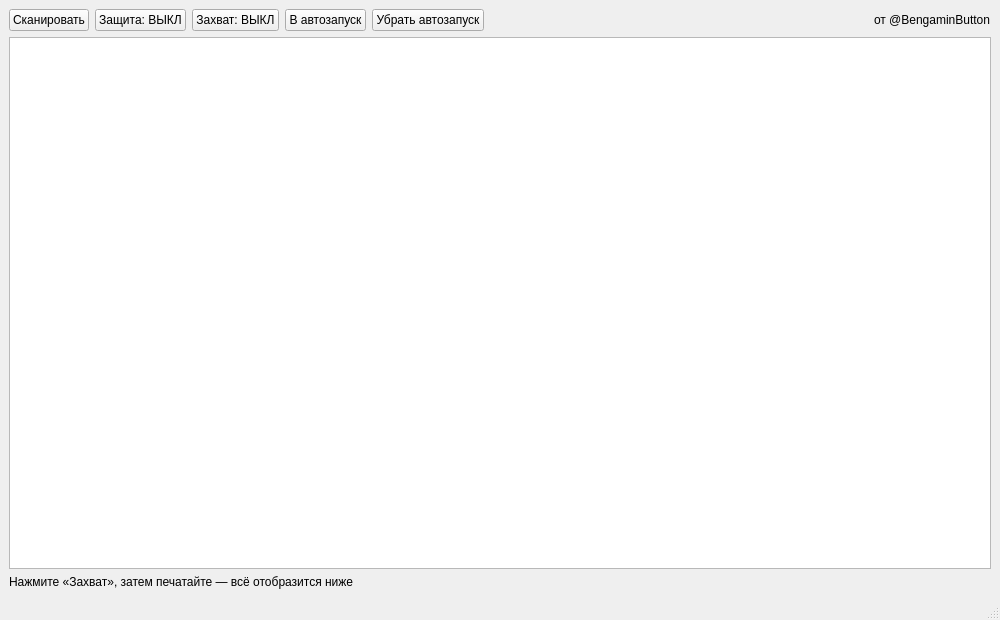
<?xml version="1.0" encoding="UTF-8"?>
<ui version="4.0">
 <class>MainWindow</class>
 <widget class="QMainWindow" name="MainWindow">
  <property name="geometry">
   <rect>
    <x>0</x>
    <y>0</y>
    <width>1000</width>
    <height>620</height>
   </rect>
  </property>
  <widget class="QWidget" name="centralwidget">
   <layout class="QVBoxLayout" name="verticalLayout" stretch="0,1,0">
    <item>
     <layout class="QHBoxLayout" name="topControls">
      <item>
       <widget class="QPushButton" name="scanButton">
        <property name="text"><string>Сканировать</string></property>
       </widget>
      </item>
      <item>
       <widget class="QPushButton" name="realtimeToggle">
        <property name="checkable"><bool>true</bool></property>
        <property name="text"><string>Защита: ВЫКЛ</string></property>
       </widget>
      </item>
      <item>
       <widget class="QPushButton" name="captureToggle">
        <property name="checkable"><bool>true</bool></property>
        <property name="text"><string>Захват: ВЫКЛ</string></property>
       </widget>
      </item>
      <item>
       <widget class="QPushButton" name="addAutostartButton">
        <property name="text"><string>В автозапуск</string></property>
       </widget>
      </item>
      <item>
       <widget class="QPushButton" name="removeAutostartButton">
        <property name="text"><string>Убрать автозапуск</string></property>
       </widget>
      </item>
      <item>
       <spacer name="horizontalSpacer">
        <property name="orientation"><enum>Qt::Horizontal</enum></property>
        <property name="sizeHint" stdset="0">
         <size><width>40</width><height>20</height></size>
        </property>
       </spacer>
      </item>
      <item>
       <widget class="QLabel" name="authorLabel">
        <property name="text"><string>от @BengaminButton</string></property>
       </widget>
      </item>
     </layout>
    </item>
    <item>
     <widget class="QTextEdit" name="logView">
      <property name="readOnly"><bool>true</bool></property>
     </widget>
    </item>
    <item>
     <layout class="QHBoxLayout" name="bottomBar">
      <item>
       <widget class="QLabel" name="statusHint">
        <property name="text"><string>Нажмите «Захват», затем печатайте — всё отобразится ниже</string></property>
       </widget>
      </item>
     </layout>
    </item>
   </layout>
  </widget>
  <widget class="QStatusBar" name="statusbar"/>
 </widget>
 <resources/>
 <connections/>
</ui>
